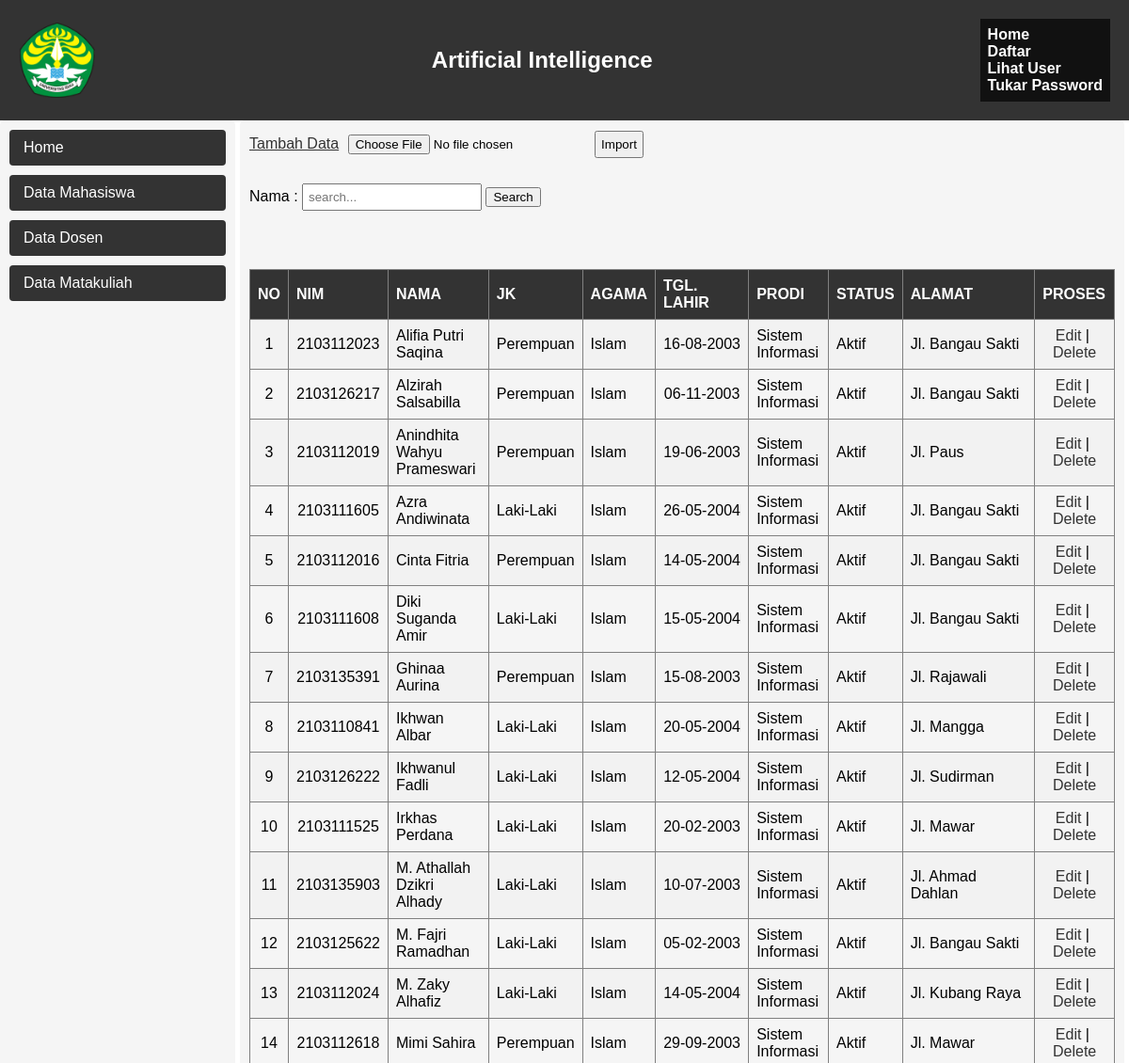
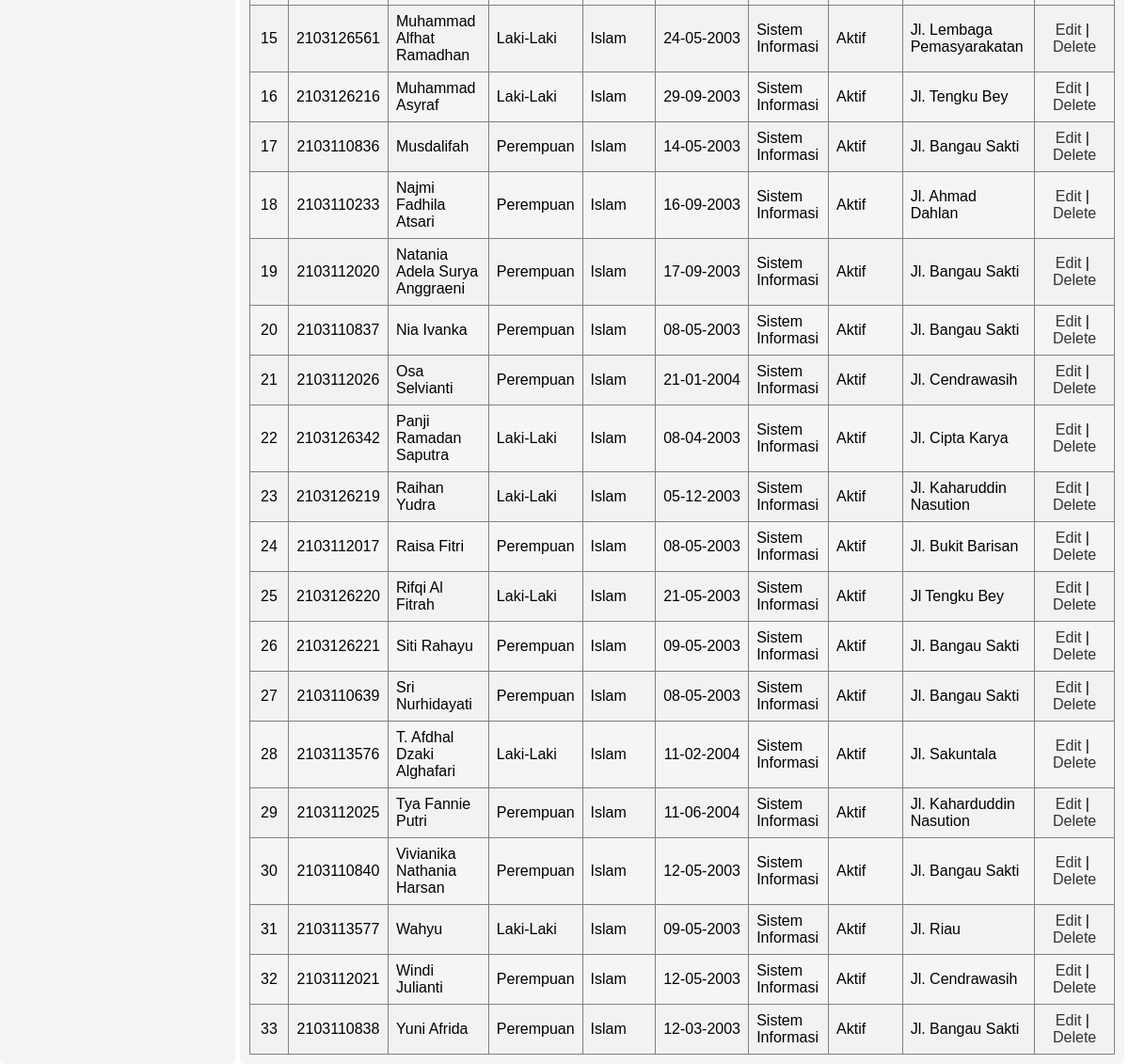
/data_mahasiswa.php, run on the app's committed database (2 pictures, top to bottom).
### tables this page shows
CREATE TABLE `mhs_web` (
  `id_mahasiswa` int(11) NOT NULL,
  `nim` varchar(10) NOT NULL,
  `nama` varchar(60) NOT NULL,
  `jenis_kelamin` char(1) NOT NULL,
  `agama` char(1) NOT NULL,
  `tgl_lahir` date NOT NULL,
  `prodi` char(6) NOT NULL,
  `status` char(1) NOT NULL,
  `alamat` varchar(120) NOT NULL
);

### data_mahasiswa.php (the view, shortened to what this page needs)
<?php
include 'koneksi.php';
    if (isset($_GET["submit"])) {
    $nama = ($_GET["nama"]);
    $nama = mysqli_real_escape_string($conn, $nama);
    $query  = "SELECT * FROM mhs_web WHERE nama LIKE '%$nama%' ";
    $query .= "ORDER BY nama ASC";
    $pesan = "Hasil pencarian untuk nama <b>\"$nama\" </b>:";
} else {
    $query = "SELECT * FROM mhs_web ORDER BY nama ASC";
}
?>
<!DOCTYPE html>
<html>
<head>
    <link rel="stylesheet" href="css/data_mahasiswa.css">
</head>
<body>
    <div class="header">
        <div class="logo">
            <img src="img/unri (1).png" alt="Logo">
        </div>
        <div class="title">Artificial Intelligence</div>
        <div class="navbar">
            <ul>
                <li><a href="home.php">Home</a></li>
                <li><a href="daftar.php">Daftar</a></li>
                <li><a href="user.php">Lihat User</a></li>
                <li><a href="password.php">Tukar Password</a></li>
            </ul>
        </div>
    </div>
    <div class="container">
        <div class="column column-kiri">
            <ul>
                <li><a href="home.php">Home</a></li>
                <li><a href="data_mahasiswa.php">Data Mahasiswa</a></li>
                <li><a href="data_dosen.php">Data Dosen</a></li>
                <li><a href="data_matakuliah.php">Data Matakuliah</a></li>
            </ul>
        </div>
        <div class="column column-kanan table-container">
            <a href="form_tambah.php">Tambah Data</a>
            <input type="file">
            <button>Import</button>
            <form id="search" action="data_mahasiswa.php" method="get">
                <p>
                    <label for="nim">Nama : </label>
                    <input type="text" name="nama" id="nama" placeholder="search...">
                    <input type="submit" name="submit" value="Search">
                </p>
            </form>
            <br><br>
            <table border="1" cellpadding="3" cellspacing="3" width="1200px" style="border-collapse: collapse;">
                <tr>
                    <th>NO</th>
                    <th>NIM</th>
                    <th>NAMA</th>
                    <th>JK</th>
                    <th>AGAMA</th>
                    <th>TGL. LAHIR</th>
                    <th>PRODI</th>
                    <th>STATUS</th>
                    <th>ALAMAT</th>
                    <th>PROSES</th>
                </tr>
                <?php
                $mahasiswa = mysqli_query($conn, $query);
                $no=1;
                foreach ($mahasiswa as $row){
                    $jenis_kelamin = $row['jenis_kelamin']=='0'?'Perempuan':'Laki-Laki';
                    echo"<tr>
                        <td style='text-align:center;'>$no</td>
                        <td style='text-align:center;'>".$row['nim']."</td>
                        <td>".$row['nama']."</td>
                        <td>".$jenis_kelamin."</td>";
                    if($row['agama']==1){
                        $agama = 'Islam';
                    }else if($row['agama']==2){
                        $agama = 'Kristen';
                    }else if($row['agama']==3){
                        $agama = 'Khatolik';
                    }else if($row['agama']==4){
                        $agama = 'Hindu';
                    }else if($row['agama']==5){
                        $agama = 'Budha';
                    }
                    echo"<td>".$agama."</td>";
                    $tgl1 = substr($row['tgl_lahir'],8,2);
                    $bln1 = substr($row['tgl_lahir'],5,2);
                    $thn1 = substr($row['tgl_lahir'],0,4);
                    echo"<td style='text-align:center;'>".$tgl1."-".$bln1."-".$thn1."</td>";
                    if($row['prodi']=="603125"){
                        $prodi = "Sistem Informasi";
                    }else if($row['prodi']=="603124"){
                        $prodi = "Manajemen Informatika";
                    }else if($row['prodi']=="603126"){
                        $prodi = "Fisika";
                    }else if($row['prodi']=="603127"){
                        $prodi = "Kimia";
                    }else if($row['prodi']=="603128"){
                        $prodi = "Biologi";
                    }
                    echo"<td>".$prodi."</td>";
                    if($row['status']==1){
                        $status = 'Aktif';
                    }else if($row['status']==2){
                        $status = 'Cuti';
                    }else if($row['status']==3){
                        $status = 'Alpa Studi';
                    }else if($row['status']==4){
                        $status = 'Semhas';
                    }else if($row['status']==5){
                        $status = 'Kompre';
                    }else if($row['status']==6){
                        $status = 'Alumni';
                    }
                    echo"<td>$status</td><td>$row[alamat]</td>
                        <td style='text-align:center;'>
                            <a href=form_edit.php?nim=$row[nim] style='text-decoration:none;'>Edit</a>&nbsp;|&nbsp;
                            <a href=delete.php?nim=$row[nim] style='text-decoration:none;'>Delete</a>
                        </td>
                    </tr>";
                    $no++;
                }
                ?>
            </table>
        </div>
    </div>
<html>

### css/data_mahasiswa.css (style rules this page uses)
body { margin: 0; padding: 0; font-family: Arial, sans-serif; }
.header { background-color: #333; color: #fff; padding: 20px; display: flex; align-items: center; justify-content: space-between; }
.logo { display: flex; align-items: center; }
.logo img { height: 80px; margin-right: 10px; }
.title { font-size: 24px; font-weight: bold; }
.navbar { padding: 0px; background-color: #111111; display: flex; flex-direction: column; align-items: flex-start; }
.navbar ul { list-style-type: none; margin: 0; padding: 8px; }
.navbar a { text-decoration: none; color: #fff; font-weight: bold; }
.container { display: flex; justify-content: space-between; margin: 0px; }
.column { padding: 10px; background-color: #f5f5f5; border-radius: 5px; margin-right: 5px; }
.column-kiri { width: 20%; }
.column-kanan { width: 80%; }
.column ul { list-style-type: none; padding: 0; margin: 0; }
.column ul li { margin-bottom: 5px; }
.column a { margin-bottom: 10px; color: #333; }
.column input[type='file'], .column button, .column input[type='text'] { margin-bottom: 10px; padding: 5px; }
table { border-collapse: collapse; width: 100%; }
th, td { padding: 8px; text-align: left; }
th { background-color: #333; color: #fff; }
tr:nth-child(even) { background-color: #f2f2f2; }

### data_mahasiswa.php (style rules this page uses)
.column-kiri ul { padding: 0; list-style: none; }
.column-kiri li { margin-bottom: 10px; }
.column-kiri a { display: block; padding: 10px 15px; text-decoration: none; color: #fff; background-color: #333; border-radius: 4px; transition: background-color 0.3s ease; font-family: Arial, sans-serif; }

### data on the page
mhs_web: nim "2103112023", nama "Alifia Putri Saqina", jenis_kelamin "Perempuan", agama "Islam", tgl_lahir "16", tgl_lahir "08", tgl_lahir "2003", prodi "Sistem Informasi", status "Aktif", alamat "Jl. Bangau Sakti"
mhs_web: nim "2103126217", nama "Alzirah Salsabilla", jenis_kelamin "Perempuan", agama "Islam", tgl_lahir "06", tgl_lahir "11", tgl_lahir "2003", prodi "Sistem Informasi", status "Aktif", alamat "Jl. Bangau Sakti"
mhs_web: nim "2103112019", nama "Anindhita Wahyu Prameswari", jenis_kelamin "Perempuan", agama "Islam", tgl_lahir "19", tgl_lahir "06", tgl_lahir "2003", prodi "Sistem Informasi", status "Aktif", alamat "Jl. Paus"
mhs_web: nim "2103111605", nama "Azra Andiwinata", jenis_kelamin "Laki-Laki", agama "Islam", tgl_lahir "26", tgl_lahir "05", tgl_lahir "2004", prodi "Sistem Informasi", status "Aktif", alamat "Jl. Bangau Sakti"
mhs_web: nim "2103112016", nama "Cinta Fitria", jenis_kelamin "Perempuan", agama "Islam", tgl_lahir "14", tgl_lahir "05", tgl_lahir "2004", prodi "Sistem Informasi", status "Aktif", alamat "Jl. Bangau Sakti"
mhs_web: nim "2103111608", nama "Diki Suganda Amir", jenis_kelamin "Laki-Laki", agama "Islam", tgl_lahir "15", tgl_lahir "05", tgl_lahir "2004", prodi "Sistem Informasi", status "Aktif", alamat "Jl. Bangau Sakti"
mhs_web: nim "2103135391", nama "Ghinaa Aurina", jenis_kelamin "Perempuan", agama "Islam", tgl_lahir "15", tgl_lahir "08", tgl_lahir "2003", prodi "Sistem Informasi", status "Aktif", alamat "Jl. Rajawali"
mhs_web: nim "2103110841", nama "Ikhwan Albar", jenis_kelamin "Laki-Laki", agama "Islam", tgl_lahir "20", tgl_lahir "05", tgl_lahir "2004", prodi "Sistem Informasi", status "Aktif", alamat "Jl. Mangga"
mhs_web: nim "2103126222", nama "Ikhwanul Fadli", jenis_kelamin "Laki-Laki", agama "Islam", tgl_lahir "12", tgl_lahir "05", tgl_lahir "2004", prodi "Sistem Informasi", status "Aktif", alamat "Jl. Sudirman"
mhs_web: nim "2103111525", nama "Irkhas Perdana", jenis_kelamin "Laki-Laki", agama "Islam", tgl_lahir "20", tgl_lahir "02", tgl_lahir "2003", prodi "Sistem Informasi", status "Aktif", alamat "Jl. Mawar"
mhs_web: nim "2103135903", nama "M. Athallah Dzikri Alhady", jenis_kelamin "Laki-Laki", agama "Islam", tgl_lahir "10", tgl_lahir "07", tgl_lahir "2003", prodi "Sistem Informasi", status "Aktif", alamat "Jl. Ahmad Dahlan"
mhs_web: nim "2103125622", nama "M. Fajri Ramadhan", jenis_kelamin "Laki-Laki", agama "Islam", tgl_lahir "05", tgl_lahir "02", tgl_lahir "2003", prodi "Sistem Informasi", status "Aktif", alamat "Jl. Bangau Sakti"
mhs_web: nim "2103112024", nama "M. Zaky Alhafiz", jenis_kelamin "Laki-Laki", agama "Islam", tgl_lahir "14", tgl_lahir "05", tgl_lahir "2004", prodi "Sistem Informasi", status "Aktif", alamat "Jl. Kubang Raya"
mhs_web: nim "2103112618", nama "Mimi Sahira", jenis_kelamin "Perempuan", agama "Islam", tgl_lahir "29", tgl_lahir "09", tgl_lahir "2003", prodi "Sistem Informasi", status "Aktif", alamat "Jl. Mawar"
mhs_web: nim "2103126561", nama "Muhammad Alfhat Ramadhan", jenis_kelamin "Laki-Laki", agama "Islam", tgl_lahir "24", tgl_lahir "05", tgl_lahir "2003", prodi "Sistem Informasi", status "Aktif", alamat "Jl. Lembaga Pemasyarakatan"
mhs_web: nim "2103126216", nama "Muhammad Asyraf", jenis_kelamin "Laki-Laki", agama "Islam", tgl_lahir "29", tgl_lahir "09", tgl_lahir "2003", prodi "Sistem Informasi", status "Aktif", alamat "Jl. Tengku Bey"
mhs_web: nim "2103110836", nama "Musdalifah", jenis_kelamin "Perempuan", agama "Islam", tgl_lahir "14", tgl_lahir "05", tgl_lahir "2003", prodi "Sistem Informasi", status "Aktif", alamat "Jl. Bangau Sakti"
mhs_web: nim "2103110233", nama "Najmi Fadhila Atsari", jenis_kelamin "Perempuan", agama "Islam", tgl_lahir "16", tgl_lahir "09", tgl_lahir "2003", prodi "Sistem Informasi", status "Aktif", alamat "Jl. Ahmad Dahlan"
mhs_web: nim "2103112020", nama "Natania Adela Surya Anggraeni", jenis_kelamin "Perempuan", agama "Islam", tgl_lahir "17", tgl_lahir "09", tgl_lahir "2003", prodi "Sistem Informasi", status "Aktif", alamat "Jl. Bangau Sakti"
mhs_web: nim "2103110837", nama "Nia Ivanka", jenis_kelamin "Perempuan", agama "Islam", tgl_lahir "08", tgl_lahir "05", tgl_lahir "2003", prodi "Sistem Informasi", status "Aktif", alamat "Jl. Bangau Sakti"
mhs_web: nim "2103112026", nama "Osa Selvianti", jenis_kelamin "Perempuan", agama "Islam", tgl_lahir "21", tgl_lahir "01", tgl_lahir "2004", prodi "Sistem Informasi", status "Aktif", alamat "Jl. Cendrawasih"
mhs_web: nim "2103126342", nama "Panji Ramadan Saputra", jenis_kelamin "Laki-Laki", agama "Islam", tgl_lahir "08", tgl_lahir "04", tgl_lahir "2003", prodi "Sistem Informasi", status "Aktif", alamat "Jl. Cipta Karya"
mhs_web: nim "2103126219", nama "Raihan Yudra", jenis_kelamin "Laki-Laki", agama "Islam", tgl_lahir "05", tgl_lahir "12", tgl_lahir "2003", prodi "Sistem Informasi", status "Aktif", alamat "Jl. Kaharuddin Nasution"
mhs_web: nim "2103112017", nama "Raisa Fitri", jenis_kelamin "Perempuan", agama "Islam", tgl_lahir "08", tgl_lahir "05", tgl_lahir "2003", prodi "Sistem Informasi", status "Aktif", alamat "Jl. Bukit Barisan"
mhs_web: nim "2103126220", nama "Rifqi Al Fitrah", jenis_kelamin "Laki-Laki", agama "Islam", tgl_lahir "21", tgl_lahir "05", tgl_lahir "2003", prodi "Sistem Informasi", status "Aktif", alamat "Jl Tengku Bey"
mhs_web: nim "2103126221", nama "Siti Rahayu", jenis_kelamin "Perempuan", agama "Islam", tgl_lahir "09", tgl_lahir "05", tgl_lahir "2003", prodi "Sistem Informasi", status "Aktif", alamat "Jl. Bangau Sakti"
mhs_web: nim "2103110639", nama "Sri Nurhidayati", jenis_kelamin "Perempuan", agama "Islam", tgl_lahir "08", tgl_lahir "05", tgl_lahir "2003", prodi "Sistem Informasi", status "Aktif", alamat "Jl. Bangau Sakti"
mhs_web: nim "2103113576", nama "T. Afdhal Dzaki Alghafari", jenis_kelamin "Laki-Laki", agama "Islam", tgl_lahir "11", tgl_lahir "02", tgl_lahir "2004", prodi "Sistem Informasi", status "Aktif", alamat "Jl. Sakuntala"
mhs_web: nim "2103112025", nama "Tya Fannie Putri", jenis_kelamin "Perempuan", agama "Islam", tgl_lahir "11", tgl_lahir "06", tgl_lahir "2004", prodi "Sistem Informasi", status "Aktif", alamat "Jl. Kaharduddin Nasution"
mhs_web: nim "2103110840", nama "Vivianika Nathania Harsan", jenis_kelamin "Perempuan", agama "Islam", tgl_lahir "12", tgl_lahir "05", tgl_lahir "2003", prodi "Sistem Informasi", status "Aktif", alamat "Jl. Bangau Sakti"
mhs_web: nim "2103113577", nama "Wahyu", jenis_kelamin "Laki-Laki", agama "Islam", tgl_lahir "09", tgl_lahir "05", tgl_lahir "2003", prodi "Sistem Informasi", status "Aktif", alamat "Jl. Riau"
mhs_web: nim "2103112021", nama "Windi Julianti", jenis_kelamin "Perempuan", agama "Islam", tgl_lahir "12", tgl_lahir "05", tgl_lahir "2003", prodi "Sistem Informasi", status "Aktif", alamat "Jl. Cendrawasih"
mhs_web: nim "2103110838", nama "Yuni Afrida", jenis_kelamin "Perempuan", agama "Islam", tgl_lahir "12", tgl_lahir "03", tgl_lahir "2003", prodi "Sistem Informasi", status "Aktif", alamat "Jl. Bangau Sakti"
